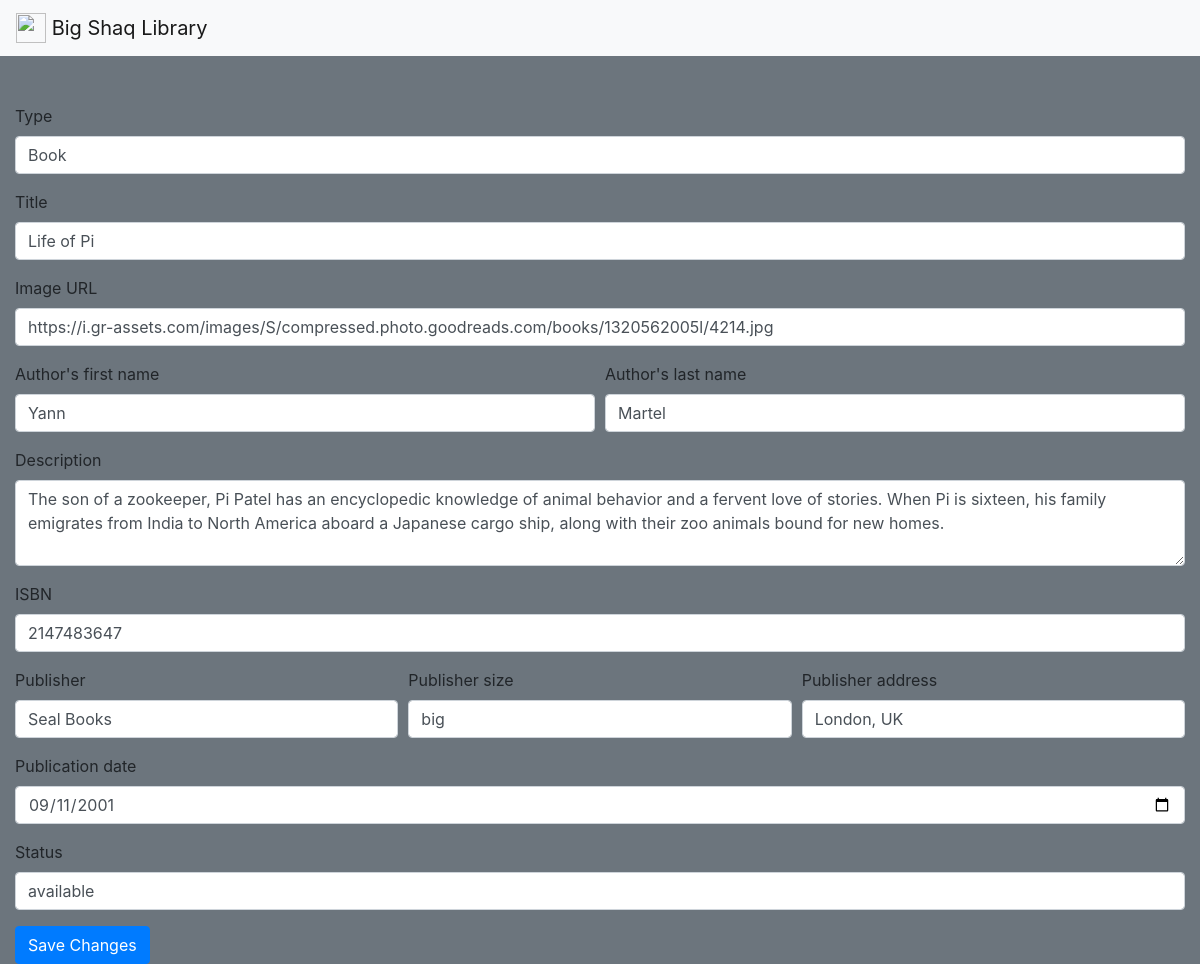
The app's page /update.php?item_id=1 with its own data.
### tables this page shows
CREATE TABLE `item` (
  `item_id` int(11) NOT NULL,
  `type` varchar(20) NOT NULL,
  `title` varchar(100) NOT NULL,
  `image` varchar(500) NOT NULL,
  `author_fName` varchar(50) NOT NULL,
  `author_lName` varchar(50) NOT NULL,
  `description` varchar(8000) NOT NULL,
  `isbn` int(13) NOT NULL,
  `publication_date` date NOT NULL,
  `publisher` varchar(100) NOT NULL,
  `publisher_address` varchar(150) NOT NULL,
  `publisher_size` varchar(20) NOT NULL,
  `status` varchar(20) NOT NULL
);

### update.php (the view, shortened to what this page needs)
<?php
	require_once 'actions/db_connect.php';
	if ($_GET["item_id"]) {
		$item_id = $_GET["item_id"];
		$sql = "SELECT * FROM item WHERE item_id = $item_id";
		$result = mysqli_query($conn, $sql);
		$row = $result->fetch_assoc();
	}
?>
<!DOCTYPE html>
<html>
<head>
    <link rel="stylesheet" href="https://stackpath.bootstrapcdn.com/bootstrap/4.4.1/css/bootstrap.min.css">
</head>
<body class="bg-secondary">
  <nav class="navbar navbar-light bg-light mb-5">
      <a class="navbar-brand" href="index.php">
      <img src="https://banner2.cleanpng.com/20180719/blp/kisspng-library-computer-icons-librarian-reference-work-cl-knowledge-edition-5b5110a02097f7.2706046915320393281335.jpg" width="30" height="30" class="d-inline-block align-top" alt="">
      Big Shaq Library
      </a>
  </nav>
  <div class="container-fluid">
    <form action="actions/a_update.php" method="post">
    <div class="form-group">
      <label for="inputType">Type</label>
      <input type="text" name="type" class="form-control" id="inputType" value="<?php echo $row['type'] ?>">
    </div>
    <div class="form-group">
      <label for="inputTitle">Title</label>
      <input type="text" name="title" class="form-control" id="inputTitle" value="<?php echo $row['title'] ?>">
    </div>
    <div class="form-group">
      <label for="inputImage">Image URL</label>
      <input type="text" name="image" class="form-control" id="inputImage" value="<?php echo $row['image'] ?>">
    </div>
    <div class="form-row">
      <div class="form-group col-md-6">
        <label for="inputAuthor1">Author's first name</label>
        <input type="text" name="author_fName" class="form-control" id="inputAuthor1" value="<?php echo $row['author_fName'] ?>">
      </div>
      <div class="form-group col-md-6">
        <label for="inputAuthor2">Author's last name</label>
        <input type="text" name="author_lName" class="form-control" id="inputAuthor2" value="<?php echo $row['author_lName'] ?>">
      </div>
    </div>
    <div class="form-group">
      <label for="inputDescription">Description</label>
      <textarea class="form-control" name="description" id="inputDescription" rows="3"><?php echo $row['description'] ?></textarea>
    </div>
    <div class="form-group">
      <label for="inputIsbn">ISBN</label>
      <input type="text" name="isbn" class="form-control" id="inputIsbn" value="<?php echo $row['isbn'] ?>">
    </div>
    <div class="form-row">
      <div class="form-group col-md-4">
      <label for="inputPublisher">Publisher</label>
      <input type="datextte" name="publisher" class="form-control" id="inputPublisher" value="<?php echo $row['publisher'] ?>">
      </div>
      <div class="form-group col-md-4">
        <label for="inputPublisherSize">Publisher size</label>
        <input type="text" name="publisher_size" class="form-control" id="inputPublisherSize" value="<?php echo $row['publisher_size'] ?>">
      </div>
      <div class="form-group col-md-4">
        <label for="inputPublisherAddress">Publisher address</label>
        <input type="text" name="publisher_address" class="form-control" id="inputPublisherAddress" value="<?php echo $row['publisher_address'] ?>">
      </div>
    </div>
    <div class="form-group">
      <label for="inputPublicationDate">Publication date</label>
      <input type="date" name="publication_date" class="form-control" id="inputPublicationDate" value="<?php echo $row['publication_date'] ?>">
    </div>
    <div class="form-group">
      <label for="inputStatus">Status</label>
      <input type="text" name="status" class="form-control" id="inputStatus" value="<?php echo $row['status'] ?>">
    </div>
    <button type="submit" class="btn btn-primary">Save Changes</button>
  </form>
  </div>
</body>
</html>

### records on screen
item: type "Book", title "Life of Pi", image "https://i.gr-assets.com/images/S/compressed.photo.goodreads.com/books/1320562005l/4214.jpg", author_fName "Yann", author_lName "Martel", description "The son of a zookeeper, Pi Patel has an encyclopedic knowledge of animal behavior and a fervent love of stories. When Pi is sixteen, his family emigrates from India to North America aboard a Japanese cargo ship, along with their zoo animals bound for new homes.", isbn "2147483647", publisher "Seal Books", publisher_size "big", publisher_address "London, UK", publication_date "09/11/2001", status "available"
